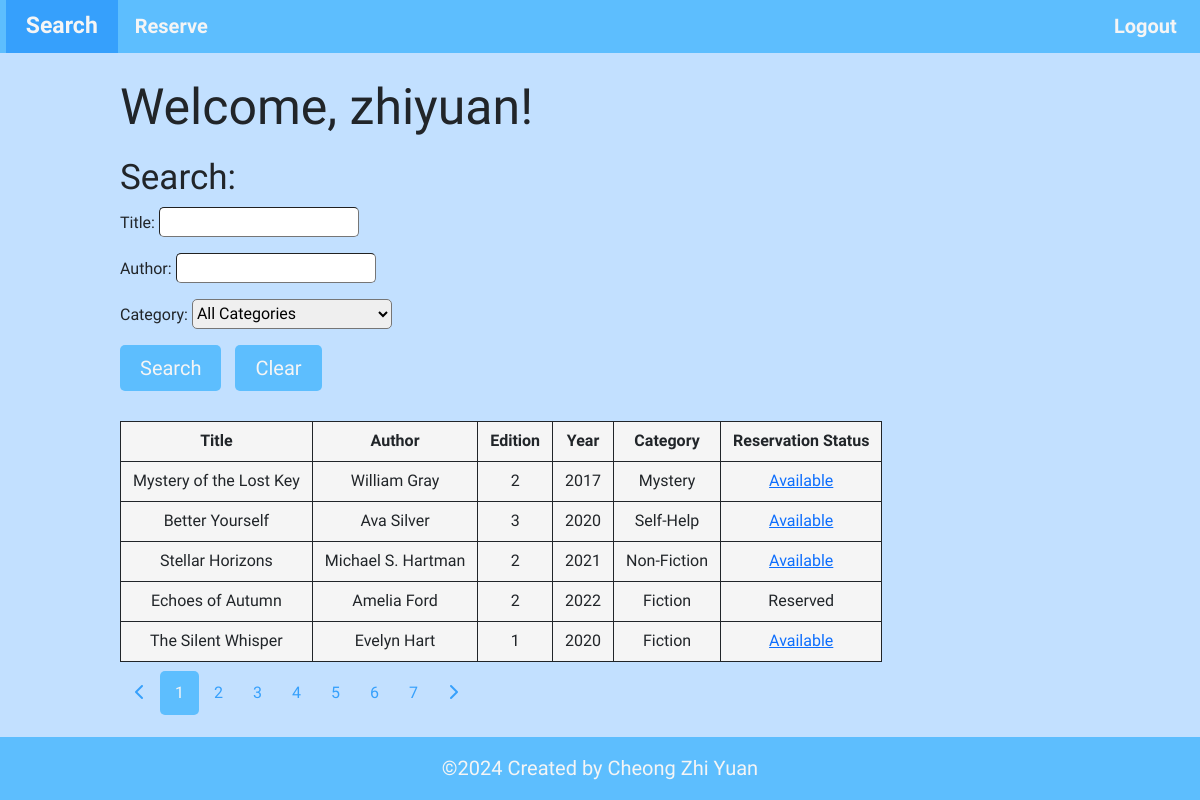
The app's page /php/search.php (signed in) with its own data.
### tables this page shows
CREATE TABLE `books` (
  `ISBN` varchar(17) NOT NULL,
  `BookTitle` varchar(50) NOT NULL,
  `Author` varchar(30) NOT NULL,
  `Edition` int(11) NOT NULL,
  `Year` year(4) NOT NULL,
  `CategoryID` int(11) NOT NULL,
  `Reserved` enum('Y','N') NOT NULL
);

CREATE TABLE `category` (
  `CategoryID` int(11) NOT NULL,
  `CategoryDescription` varchar(20) NOT NULL
);

### php/search.php (the view, shortened to what this page needs)
<?php
require_once "database.php";
?>
<!DOCTYPE html>
<html lang="en">
<head>
    <link href="https://cdn.jsdelivr.net/npm/bootstrap@5.3.2/dist/css/bootstrap.min.css" rel="stylesheet">
    <link rel="stylesheet" href="../css/table_style.css">
    <link rel="stylesheet" href="../css/search_style.css">
    <link rel="stylesheet" href="../css/style.css">
</head>
<body>
    <?php
    if (!isset($_SESSION['Username'])) {
        header("Location: index.php");
        exit();
    } else {
    ?>
        <div class="navbar navbar-expand-lg sticky-top user-select-none">
            <a class="active-page" href="#">Search</a>
            <a href="view_reserved.php">Reserve</a>
            <a class="logout" href="logout.php">Logout</a>
        </div>
        <div class="body">
            <?php
            $username = $_SESSION['Username'];
            echo '<h1 class="page-heading">Welcome, ' . $username . '!</h1>';
            $bookTitle = isset($_POST['BookTitle']) ? trim($_POST['BookTitle']) : (isset($_GET['BookTitle']) ? trim($_GET['BookTitle']) : '');
            $author = isset($_POST['Author']) ? trim($_POST['Author']) : (isset($_GET['Author']) ? trim($_GET['Author']) : '');
            $categoryDescription = isset($_POST['CategoryDescription']) ? trim($_POST['CategoryDescription']) : (isset($_GET['CategoryDescription']) ? trim($_GET['CategoryDescription']) : '');
            ?>
            <h1 class="content-heading">Search:</h1>
            <form method="post" action="search.php">
                <p>Title:
                    <input class="search" type="text" name="BookTitle" value="<?php echo htmlentities($bookTitle); ?>">
                </p>
                <p>Author:
                    <input class="search" type="text" name="Author" value="<?php echo htmlentities($author); ?>">
                </p>
                <p>Category:
                    <select class="search" name="CategoryDescription">
                        <option value="">All Categories</option>
                    </select>
                <p><input class="btn" type="submit" value="Search" name="search">
                    <a href="?page=<?php echo 1; ?>" class="btn">Clear</a>
                </p>
            </form>
            <?php
            $rowsPerPage = 5;
            $page = isset($_GET['page']) ? (int)$_GET['page'] : 1;
            $offset = ($page - 1) * $rowsPerPage;
            $condition = "1=1";
            $sqlRowCount = "SELECT COUNT(*) AS total FROM books b JOIN category c USING(CategoryID) WHERE $condition";
            $totalRowsResult = $conn->query($sqlRowCount);
            $totalRows = $totalRowsResult->fetch_assoc()['total'];
            $totalPages = ceil($totalRows / $rowsPerPage);
            $sql = "SELECT ISBN, BookTitle, Author, Edition, Year, CategoryDescription, Reserved FROM books b
                JOIN category c USING(CategoryID) WHERE $condition LIMIT $rowsPerPage OFFSET $offset";
            $result = $conn->query($sql);
            if ($result->num_rows > 0) {
                echo "<table>";
                echo "<th>Title</th>";
                echo "<th>Author</th>";
                echo "<th>Edition</th>";
                echo "<th>Year</th>";
                echo "<th>Category</th>";
                echo "<th>Reservation Status</th>";
                while ($row = $result->fetch_assoc()) {
                    echo ("<tr><td>");
                    echo (htmlentities($row["BookTitle"]));
                    echo ("</td><td>");
                    echo (htmlentities($row["Author"]));
                    echo ("</td><td>");
                    echo (htmlentities($row["Edition"]));
                    echo ("</td><td>");
                    echo (htmlentities($row["Year"]));
                    echo ("</td><td>");
                    echo (htmlentities($row["CategoryDescription"]));
                    echo ("</td><td>");
                    if (htmlentities($row["Reserved"]) == "Y") {
                        echo "Reserved";
                    } else {
                        echo ('<a href="reserve.php?ISBN=' . htmlentities($row["ISBN"]) . '">Available</a>');
                    }
                    echo ("</td><tr>\n");
                } ?>
                </table>
                <div class="pagination">
                    <?php if ($page > 1): ?>
                        <a href="?page=<?php echo $page - 1; ?>&BookTitle=<?php echo urlencode($bookTitle); ?>
                    &Author=<?php echo urlencode($author); ?>&CategoryDescription=<?php echo urlencode($categoryDescription); ?>">
                            <i class="fa-solid fa-chevron-left"></i></a>
                    <?php else: ?>
                        <a class="disabled" disabled><i class="fa-solid fa-chevron-left"></i></a>
                    <?php endif; ?>
                    <?php for ($i = 1; $i <= $totalPages; $i++): ?>
                        <a href="?page=<?php echo $i; ?>&BookTitle=<?php echo urlencode($bookTitle); ?>
                        &Author=<?php echo urlencode($author); ?>&CategoryDescription=<?php echo urlencode($categoryDescription); ?>"
                            class="<?php echo ($i == $page) ? 'active-page' : ''; ?>">
                            <?php echo $i; ?>
                        </a>
                    <?php endfor; ?>
                    <?php if ($page < $totalPages): ?>
                        <a href="?page=<?php echo $page + 1; ?>&BookTitle=<?php echo urlencode($bookTitle); ?>
                    &Author=<?php echo urlencode($author); ?>&CategoryDescription=<?php echo urlencode($categoryDescription); ?>">
                            <i class="fa-solid fa-chevron-right"></i></a>
                    <?php else: ?>
                        <a class="disabled" disabled><i class="fa-solid fa-chevron-right"></i></a>
                    <?php endif; ?>
                </div>
            <?php } else {
                echo ("0 results");
            } ?>
        </div>
    <?php } ?>
    <footer class="user-select-none">
        <p>©2024 Created by Cheong Zhi Yuan</p>
    </footer>
</body>
</html>

### css/table_style.css (style rules this page uses)
table { margin-top: 30px; text-align: center; }
.body th, .body td { padding: 0 1vw; height: 5vh; border: 1px solid; background-color: whitesmoke; }

### css/search_style.css (style rules this page uses)
.search { border-radius: 5px; border-width: 1.5px; height: 30px; width: 200px; }
.pagination { margin-top: 10px; }
.pagination a { padding: 10px 15px; text-decoration: none; border-radius: 5px; color: #36a0fc; }
.pagination .active-page { background-color: #5dbefe; color: whitesmoke; }

### css/style.css (style rules this page uses)
:root { --text-primary: whitesmoke; --text-secondary: black; --text-tertiary: rgb(82, 82, 82); --bg-primary: #5dbefe; --bg-secondary: #c2e0ff; }
html { scroll-behavior: smooth; scroll-padding-top: 85px; }
body { margin: 0; font-family: "Lexend", sans-serif; background-color: var(--bg-secondary); min-height: 100vh; background-size: cover; background-position: center; }
.navbar { background-color: var(--bg-primary); font-size: 20px; padding: 0 0.5vw; z-index: 10; height: 5ex; }
.navbar a { display: flex; color: var(--text-primary); padding: 0 1.5ch; height: inherit; text-decoration: none; font-weight: bold; align-items: center; text-align: center; cursor: pointer; gap: 5%; }
.navbar>a:hover, .navbar .active-page { background-color: #36a0fc; font-size: 23px; }
.navbar .logout { margin-left: auto; }
.body { margin: 3vh 10vw; }
.body .page-heading { margin-bottom: 20px; font-size: 50px; font-weight: 500; }
.body .content-heading { font-size: 35px; font-weight: 500; }
.btn { font-size: 20px; padding: 8px 20px; border-radius: 5px; margin-right: 10px; outline: none; border: none; background: var(--bg-primary); color: var(--text-primary); cursor: pointer; transition: 0.9s; }
footer { font-size: 20px; position: fixed; width: 100%; background-color: var(--bg-primary); color: whitesmoke; display: flex; justify-content: center; bottom: 0; height: 6ex; }
footer p { margin-top: auto; margin-bottom: auto; }

### records on screen
books: BookTitle "Mystery of the Lost Key", Author "William Gray", Edition "2", Year "2017", CategoryID.CategoryDescription "Mystery"
books: BookTitle "Better Yourself", Author "Ava Silver", Edition "3", Year "2020", CategoryID.CategoryDescription "Self-Help"
books: BookTitle "Stellar Horizons", Author "Michael S. Hartman", Edition "2", Year "2021", CategoryID.CategoryDescription "Non-Fiction"
books: BookTitle "Echoes of Autumn", Author "Amelia Ford", Edition "2", Year "2022", CategoryID.CategoryDescription "Fiction", Reserved "Reserved"
books: BookTitle "The Silent Whisper", Author "Evelyn Hart", Edition "1", Year "2020", CategoryID.CategoryDescription "Fiction"

### other values on screen
$username "zhiyuan"
